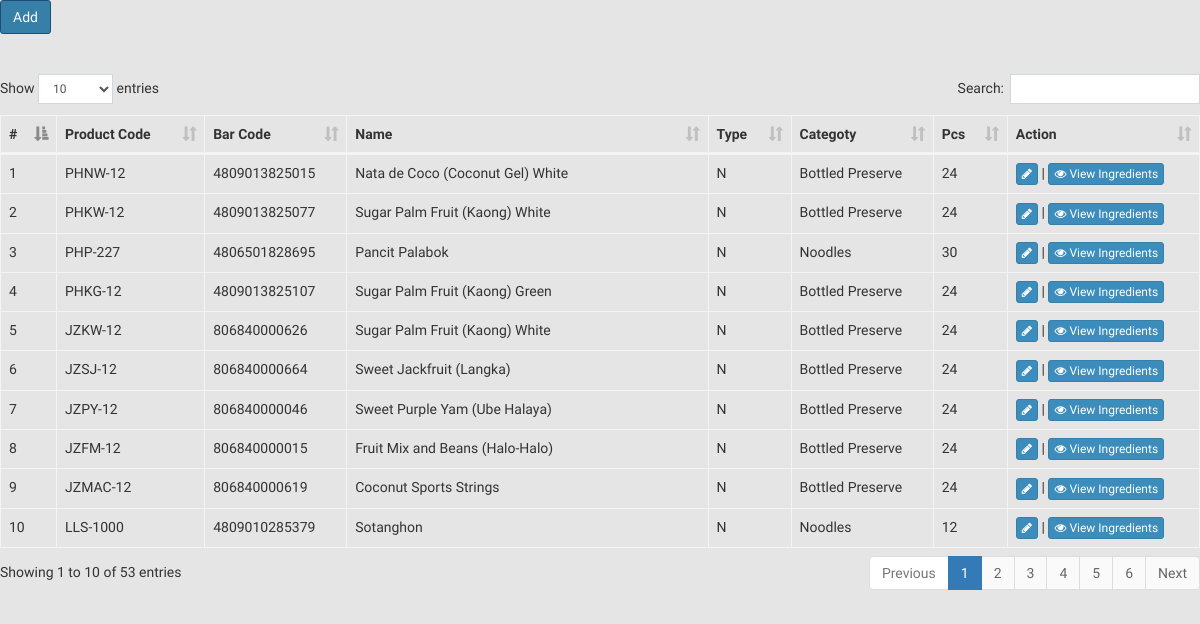
Screenshot of /index.php/products with the database file from the repository.
### tables this page shows
CREATE TABLE `products` (
  `prod_id` int(11) NOT NULL AUTO_INCREMENT,
  `prod_code` varchar(100) DEFAULT NULL,
  `bar_code` varchar(100) DEFAULT NULL,
  `prod_type` varchar(1) DEFAULT NULL,
  `prod_name` varchar(100) DEFAULT NULL,
  `brand_name` varchar(1000) DEFAULT NULL,
  `prod_cat` int(11) DEFAULT NULL,
  `prod_weight` varchar(50) DEFAULT NULL,
  `prod_pcs` int(11) DEFAULT NULL,
  `prepared_by` int(11) DEFAULT NULL,
  `last_edited_by` date DEFAULT NULL,
  PRIMARY KEY (`prod_id`)
);

CREATE TABLE `product_category` (
  `cat_id` int(11) NOT NULL AUTO_INCREMENT,
  `cat_title` varchar(30) NOT NULL,
  PRIMARY KEY (`cat_id`)
);

### application/controllers/Products.php (called while the page is built, shortened)
<?php defined('BASEPATH') OR exit('No direct script access allowed');
class Products extends CI_Controller {
	public function __construct(){
		$this->load->database();
		$this->load->library(array('ion_auth','form_validation'));
		$this->load->helper(array('url','language'));
        $this->load->model('Products_model');
	}
	public function index(){
		$sql = "SELECT a.prod_id, a.prod_code, a.bar_code, a.prod_name, a.prod_type, a.prod_cat, a.prod_pcs, b.cat_id, b.cat_title FROM products a INNER JOIN product_category b ON a.prod_cat = b.cat_id";
		$this->data['products'] = $this->cm->get_query($sql,2);
		$sql = "SELECT A.*, B.* FROM raw_materials A INNER JOIN raw_materials_type B ON A.rm_type = B.rmt_id ORDER BY rm_name";
		$this->data['raw_mat'] = $this->cm->get_query($sql,2);
       		$this->data['bcrumbs'] = 'Products';
		$this->_render_page('products/home', $this->data);
	}
	public function _render_page($view, $data=null, $returnhtml=false)
	{
		$this->viewdata = (empty($data)) ? $this->data: $data;
		$this->load->view('layout/header', $this->viewdata);
		$view_html = $this->load->view($view, $this->viewdata, $returnhtml);
		$this->load->view('layout/footer', $this->viewdata);
	}
}

### index.php (called while the page is built, shortened)
<?php
require_once BASEPATH.'core/CodeIgniter.php';

### application/models/Common_model.php (called while the page is built, shortened)
<?php
class Common_model extends CI_Model {
	function get_query($sql,$result){
		if($result == 2){
			return $this->db->query($sql)->result();
		}
	}
}

### application/views/products/home.php (the view, shortened to what this page needs)
<div class="row">
  <div class="col-md-12">
    <a href="<?php echo base_url('Products/additional'); ?>" class="btn btn-primary">Add</a>
  </div>
</div>
<br>
<br>
<div class="row">
  <div class="col-md-12">
    <table class="table table-bordered" id="priceList">
      <thead>
        <th>#</th>
        <th>Product Code</th>
        <th>Bar Code</th>
        <th>Name</th>
        <th>Type</th>
        <th>Categoty</th>
        <th>Pcs</th>
        <th>Action</th>
      </thead>
      <tbody>
       <?php
        if(!empty($products)){
          $num = 1;
        foreach ($products as $key) {
        ?>
          <tr>
            <td><?php echo $num++; ?></td>
            <td><?php echo $key->prod_code; ?></td>
            <td><?php echo $key->bar_code; ?></td>
            <td><?php echo $key->prod_name; ?></td>
            <td><?php echo $key->prod_type; ?></td>
            <td><?php echo $key->cat_title; ?></td>
            <td><?php echo $key->prod_pcs; ?></td>
            <td>
                <a class="btn btn-primary btn-xs" href="<?php echo base_url('Products/additional?p='.$key->prod_id); ?>" ><i class="fa fa-pencil"></i></a> |
                <a class="btn btn-primary btn-xs" href="<?php echo base_url('Products/viewing/'.$key->prod_id); ?>" onclick="return popitup(this)" ><i class="fa fa-eye"></i> View Ingredients</a>
            </td>
          </tr>
        <?php
        }}
        else{
        ?>
          <tr>
            <td colspan="8" class="text-danger"> *** No Product Found ***</td>
          </tr>
        <?php
        }
        ?>
      </tbody>
    </table>
  </div>
</div>

### assets/css/style.css (style rules this page uses)
body { font-family: OSReg,sans-serif;margin: 0;padding: 0; background: rgba(0,0,0,0.1); }

### rows the page displays
products: prod_code "PHNW-12", bar_code "4809013825015", prod_name "Nata de Coco (Coconut Gel) White", prod_type "N", product_category.cat_title "Bottled Preserve", prod_pcs "24"
products: prod_code "PHKW-12", bar_code "4809013825077", prod_name "Sugar Palm Fruit (Kaong) White", prod_type "N", product_category.cat_title "Bottled Preserve", prod_pcs "24"
products: prod_code "PHP-227", bar_code "4806501828695", prod_name "Pancit Palabok", prod_type "N", product_category.cat_title "Noodles", prod_pcs "30"
products: prod_code "PHKG-12", bar_code "4809013825107", prod_name "Sugar Palm Fruit (Kaong) Green", prod_type "N", product_category.cat_title "Bottled Preserve", prod_pcs "24"
products: prod_code "JZKW-12", bar_code "806840000626", prod_name "Sugar Palm Fruit (Kaong) White", prod_type "N", product_category.cat_title "Bottled Preserve", prod_pcs "24"
products: prod_code "JZSJ-12", bar_code "806840000664", prod_name "Sweet Jackfruit (Langka)", prod_type "N", product_category.cat_title "Bottled Preserve", prod_pcs "24"
products: prod_code "JZPY-12", bar_code "806840000046", prod_name "Sweet Purple Yam (Ube Halaya)", prod_type "N", product_category.cat_title "Bottled Preserve", prod_pcs "24"
products: prod_code "JZFM-12", bar_code "806840000015", prod_name "Fruit Mix and Beans (Halo-Halo)", prod_type "N", product_category.cat_title "Bottled Preserve", prod_pcs "24"
products: prod_code "JZMAC-12", bar_code "806840000619", prod_name "Coconut Sports Strings", prod_type "N", product_category.cat_title "Bottled Preserve", prod_pcs "24"
products: prod_code "LLS-1000", bar_code "4809010285379", prod_name "Sotanghon", prod_type "N", product_category.cat_title "Noodles", prod_pcs "12"
